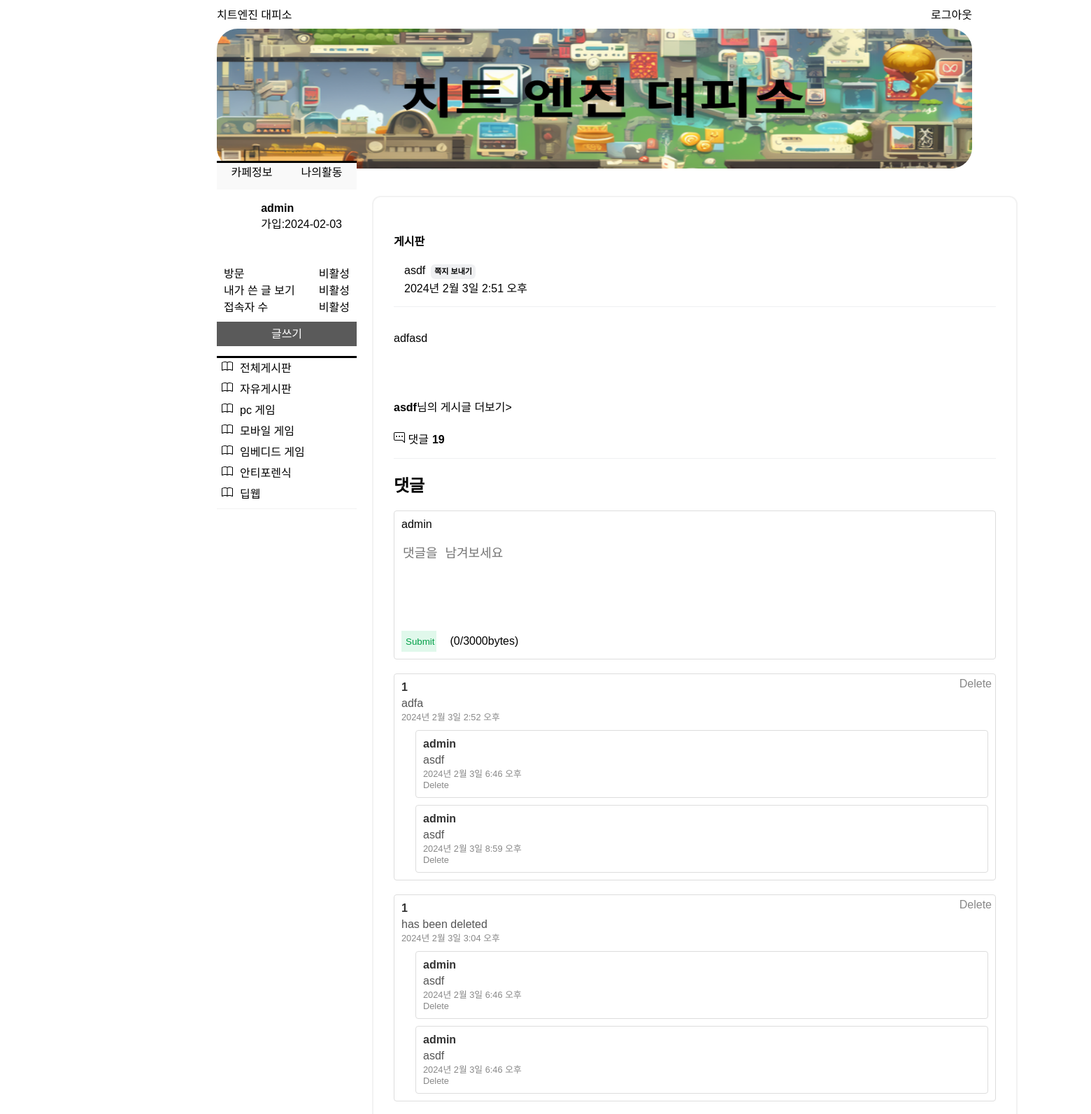
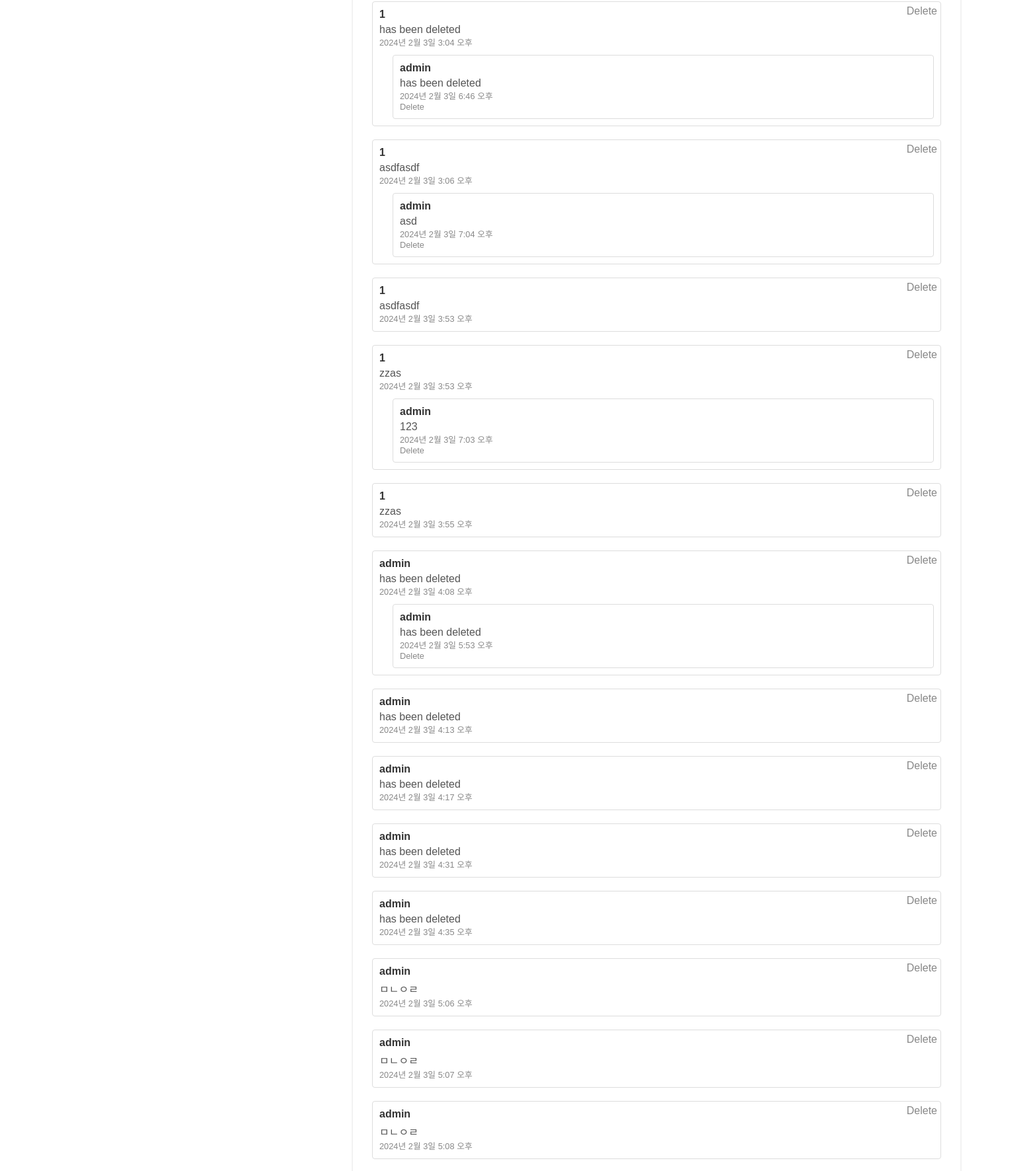
Screenshot of /Boardindex/1/ (signed in, upper part) with the database file from the repository (2 pictures, top to bottom).
### ithackgame/models.py (models this page shows, shortened)
class Board(models.Model):
    CATEGORY_CHOICES = [
        ('free', '자유게시판'),
        ('pc', 'pc 게임'),
        ('moblie', '모바일 게임'),
        ('embed', '임베디드 게임'),
        ('anti', '안티포렌식'),
    ]
    category = models.CharField(max_length=50, choices=CATEGORY_CHOICES)
    name = models.CharField(max_length=100, unique=False)
    titel = models.CharField(max_length=100)
    created_at = models.DateTimeField(default=timezone.now)
    board_text = RichTextUploadingField(null = True)

class Comment(models.Model):
    lecture = models.ForeignKey(Board, on_delete= models.CASCADE)
    comment = models.CharField(max_length=3000)
    user = models.CharField(max_length=100)
    parent_comment = models.ForeignKey('self', null=True, blank=True, related_name='replies', on_delete=models.CASCADE)
    created_at = models.DateTimeField(default=timezone.now)

### ithackgame/views.py (the view, shortened to what this page needs)
# urls.py: path('Boardindex/<int:number>/', views.Boardindex, name='Boardindex'),
def Boardindex(request, number):
    if request.user.is_authenticated:
        username = request.user.username
        print(1)
    else:
        return render(request, 'naver_clone/login.html')
    board = get_object_or_404(Board, id=number)
    comment = Comment.objects.filter(lecture = board, parent_comment=None)
    return render(request, 'naver_clone/lookup.html', {'board': board, 'comment':comment ,'username':username})

### ithackgame/templates/naver_clone/lookup.html (shortened to what this page needs)
{% load static %}
<!DOCTYPE html>
<html lang="en">
<head>
    <link rel="stylesheet" href="{% static 'css/style.css' %}">
    <link rel="stylesheet" href="{% static 'css/lookup_style.css' %}">
</head>
<body>
    <div class="bigBody">
        <div class="header">
            <div class="header_first_child">
                <div>치트엔진 대피소</div>
                <div>
                    {% if user.is_authenticated %}
                    <a href="{% url 'logout' %}">로그아웃</a>
                    {% else %}
                    <a href="{% url 'login' %}">로그인</a>
                    <span>|</span>
                    <a href="{% url 'sign' %}">회원가입</a>
                    {% endif %}
                </div>
            </div>
            <div class="header_second_child">
                <img class="header_img" src="{% static 'img/1.png' %}" alt="">
            </div>
        </div>
        <div class="sideAndMain">
            <div class="sideBar">
                <div class="sideBar_first">
                    <div><a href="{% url 'ItisNotice' %}">카페정보</a></div>
                    <div><span><a href="{% url 'docterlist' name=request.user.username %}">나의활동</a></span></div>
                </div>
                <div class="sideBar_second">
                    <div class="sidBar_second_info">
                        <div style="font-weight: 700;">{{ request.user.username }}</div>
                        <div style="font-weight: 300;">가입:<span>{{ user.date_joined|date:"Y-m-d" }}
                        </span></div>
                    </div>
                </div>
                <div class="sideBar_third">
                    <div>
                        <div>방문</div>
                        <div><span>비활성</span></div>
                    </div>
                    <div>
                        <div>내가 쓴 글 보기</div>
                        <div><span>비활성</span></div>
                    </div>
                    <div>
                        <div>접속자 수</div>
                        <div><span>비활성</span></div>
                    </div>
                    {% if user.is_authenticated %}
                    <a class="sideBar_third_button" href="{% url 'write' %}">
                        글쓰기
                    </a>
                    {% else %}
                    <a class="sideBar_third_button" href="{% url 'login' %}">
                        로그인
                    </a>
                    {% endif %}
                </div>
                <div class="sideBar_fourth">
                    <div><a href="{% url 'index' %}">전체게시판</a></div>
                    <div><a href="{% url 'free' %}">자유게시판</a></div>
                    <div><a href="{% url 'pc' %}">pc 게임</a></div>
                    <div><a href="{% url 'moblie' %}">모바일 게임</a></div>
                    <div><a href="{% url 'embed' %}">임베디드 게임</a></div>
                    <div><a href="{% url 'anti'%}">안티포렌식</a></div>
                    <div><a href="https://link-base.ms/">딥웹</a></div>
                </div>
            </div>
            <div class="lookup_main">
                <div class="lookup_title">
                    <h4>게시판</h4>
                    <h2>{{ board.title }}</h1>
                    <div class="lookup_info">
                        <div>
                            <div class="lookup_name">
                                <div>{{ board.name }}</div>
                                <a href="#">쪽지 보내기</a>
                            </div>
                            <div>
                                <span>{{ board.created_at }}</span>
                            </div>
                        </div>
                    </div>
                </div>
                <div class="lookup_content">
                 {{ board.board_text|safe }}
                </div>
                <div class="lookup_content_bottom">
                    <a href="{% url 'docterlist' name=board.name %}">
                        <span>{{ board.name }}</span>님의 게시글 더보기>
                    </a>
                    <div class="love_comment">
                        댓글<span>{{ comment|length }}</span>
                    </div>
                </div>
                <h2>댓글</h2>
                <div class="comment">
                    <div class="comment_input">
                        <div  style="margin-bottom:15px;">
                            {{ request.user.username }}
                        </div>
                        <form action="{% url 'Boardindex' number=board.id %}" method="post">
                        <textarea name="cm" id="comment" cols="30" rows="6" placeholder="댓글을 남겨보세요" onkeyup="fn_checkByte(this)"></textarea>
                        <input style="margin-right: 15px;" type="submit">
                        (<span id="nowByte">0</span>/3000bytes)
                    </form>
                    </div>
                </div>
                {% for text in comment %}
                <div class="comment" onclick="toggleReplyForm(this)">
                    {% if text.user == username or user.is_staff  %}
                    <a href="{% url 'comment_remove' pk=text.pk %}">
                        <span class="delete-comment">Delete</span>
                    </a>
                    {% endif %}
                    <div class="comment-author">{{ text.user }}</div>
                    <div class="comment-text">{{ text.comment }}</div>
                    <div class="comment-date">{{ text.created_at }}</div>
                    {% for reply in text.replies.all %}
                    <div class="reply-container">
                        <div class="reply">
                            <div class="comment-author">{{ reply.user }}</div>
                            <div class="comment-text">{{ reply.comment }}</div>
                            <div class="comment-date">{{ reply.created_at }}</div>
                            {% if reply.user == username or user.is_staff  %}
                            <a href="{% url 'comment_remove' pk=reply.pk %}">
                                <div class="comment-date">Delete</div>
                            </a>
                            {% endif %}
                        </div>
                    </div>
                    {% endfor %}
                </div>
                {% endfor %}
            </div>
        </div>
    </div>
</body>
</html>

### static/css/style.css (style rules this page uses)
body { font-family: "Apple SD Gothic Neo", "맑은 고딕", "Malgun Gothic", 돋움, dotum, sans-serif; }
a { color: black; text-decoration-line: none; }
.bigBody { margin-left: 302px; margin-right: 302px; width: 1300px; height: 100%; }
.header { width: 1080px; height: 200px; margin-bottom: 22px; }
.header_first_child { height: 33px; width: 1080px; display: flex; justify-content: space-between; }
.header_img { width: 1080px; height: 200px; border-radius: 30px; }
.sideAndMain { display: flex; }
.sideBar { width: 200px; margin-right: 22px; }
.sideBar_first { border-top: solid; width: 200px; height: 38px; background-color: #f9f9f9; display: flex; justify-content: space-around; }
.sideBar_second { border-top: #f9f9f9; width: 200px; height: 77px; display: flex; justify-content: space-around; align-items: center; }
.sideBar_third { width: 200px; height: 111px; padding-top: 30px; margin-bottom: 20px; }
.sideBar_third div:nth-child(n) { display: flex; justify-content: space-between; padding-left: 5px; padding-right: 5px; }
.sideBar_third_button { margin-top: 10px; width: 200px; height: 35px; background-color: #5a5a5a; display: block; text-align: center; line-height: 35px; color: white; }
.sideBar_fourth { border-top: solid; border-bottom: 1px solid #f2f2f2; padding-bottom: 5px; width: 200px; }
.sideBar_fourth div:nth-child(n) { width: 200px; height: 30px; line-height: 30px; margin-left: 7px; }
.sideBar_fourth div a:nth-child(n) { margin-left: 10px; }

### static/css/lookup_style.css (style rules this page uses)
.lookup_main { width: 861px; margin-top: 50px; border: solid 2px; border-color: #f2f2f2; border-radius: 12px; padding: 29px; }
.lookup_info { display: flex; align-items: center; }
.lookup_name { display: flex; }
.lookup_name a { margin-left: 8px; margin-right: 8px; border-radius: 6px; background: #eff0f2; font-size: 11px; font-weight: 700; line-height: 21px; padding-left: 5px; padding-right: 5px; text-decoration-line: none; }
.lookup_title { padding-bottom: 15px; border-bottom: solid 1px #eff0f2; }
.lookup_content { padding-top: 20px; padding-bottom: 60px; }
.lookup_content_bottom { padding-bottom: 15px; border-bottom: solid 1px #eff0f2; }
.lookup_content_bottom a span { font-weight: 700; }
.love_comment { margin-top: 25px; line-height: 22px; }
.love_comment span { margin-left: 5px; margin-right: 10px; font-weight: 700; }
.comment { margin-top: 15px; border: solid 2px #eff0f2; padding: 18px; border-radius: 15px; }
.comment_input textarea { width: 800px; border: 0px; resize: none; font-size: 18px; }
.comment_input input { border: 0px; height: 30px; width: 50px; background-color: rgb(3, 199, 90, 0.12); color: #009f47; }

### ithackgame/templates/naver_clone/lookup.html (style rules this page uses)
.reply-container { margin-left: 20px; }
.reply { margin-top: 10px; padding: 10px; border: 1px solid #ddd; border-radius: 4px; }
.comment { margin-bottom: 20px; padding: 10px; border: 1px solid #ddd; border-radius: 4px; position: relative; }
.comment-author { font-weight: bold; color: #333; }
.comment-text { margin-top: 5px; color: #555; }
.comment-date { font-size: 0.8em; color: #888; }
.delete-comment { position: absolute; top: 5px; right: 5px; color: #888; cursor: pointer; }

### rows the page displays
Board: name "asdf", created_at "2024년 2월 3일 2:51 오후", board_text "adfasd"
Comment: shows "Delete", user "1", comment "adfa", created_at "2024년 2월 3일 2:52 오후"
Comment: user "admin", comment "asdf", created_at "2024년 2월 3일 6:46 오후", shows "Delete"
Comment: user "admin", comment "asdf", created_at "2024년 2월 3일 8:59 오후", shows "Delete"
Comment: shows "Delete", user "1", comment "has been deleted", created_at "2024년 2월 3일 3:04 오후"
Comment: user "admin", comment "asdf", created_at "2024년 2월 3일 6:46 오후", shows "Delete"
Comment: user "admin", comment "asdf", created_at "2024년 2월 3일 6:46 오후", shows "Delete"
Comment: shows "Delete", user "1", comment "has been deleted", created_at "2024년 2월 3일 3:04 오후"
Comment: user "admin", comment "has been deleted", created_at "2024년 2월 3일 6:46 오후", shows "Delete"
Comment: shows "Delete", user "1", comment "asdfasdf", created_at "2024년 2월 3일 3:06 오후"
Comment: user "admin", comment "asd", created_at "2024년 2월 3일 7:04 오후", shows "Delete"
Comment: shows "Delete", user "1", comment "asdfasdf", created_at "2024년 2월 3일 3:53 오후"
Comment: shows "Delete", user "1", comment "zzas", created_at "2024년 2월 3일 3:53 오후"
Comment: user "admin", comment "123", created_at "2024년 2월 3일 7:03 오후", shows "Delete"
Comment: shows "Delete", user "1", comment "zzas", created_at "2024년 2월 3일 3:55 오후"
Comment: shows "Delete", user "admin", comment "has been deleted", created_at "2024년 2월 3일 4:08 오후"
Comment: user "admin", comment "has been deleted", created_at "2024년 2월 3일 5:53 오후", shows "Delete"
Comment: shows "Delete", user "admin", comment "has been deleted", created_at "2024년 2월 3일 4:13 오후"
Comment: shows "Delete", user "admin", comment "has been deleted", created_at "2024년 2월 3일 4:17 오후"
Comment: shows "Delete", user "admin", comment "has been deleted", created_at "2024년 2월 3일 4:31 오후"
Comment: shows "Delete", user "admin", comment "has been deleted", created_at "2024년 2월 3일 4:35 오후"
Comment: shows "Delete", user "admin", comment "ㅁㄴㅇㄹ", created_at "2024년 2월 3일 5:06 오후"
Comment: shows "Delete", user "admin", comment "ㅁㄴㅇㄹ", created_at "2024년 2월 3일 5:07 오후"
Comment: shows "Delete", user "admin", comment "ㅁㄴㅇㄹ", created_at "2024년 2월 3일 5:08 오후"

### other values shown
{{ request.user.username }} "admin"
{{ user.date_joined|date:"Y-m-d" }} "2024-02-03"
{{ comment|length }} "19"
